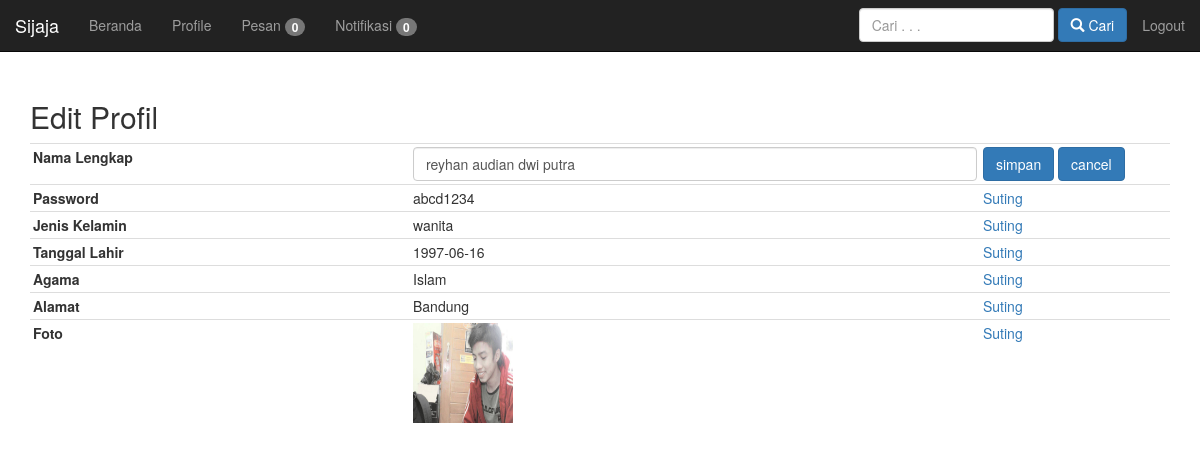
/edit_nama.php (signed in), run on an earlier commit of the app's database.
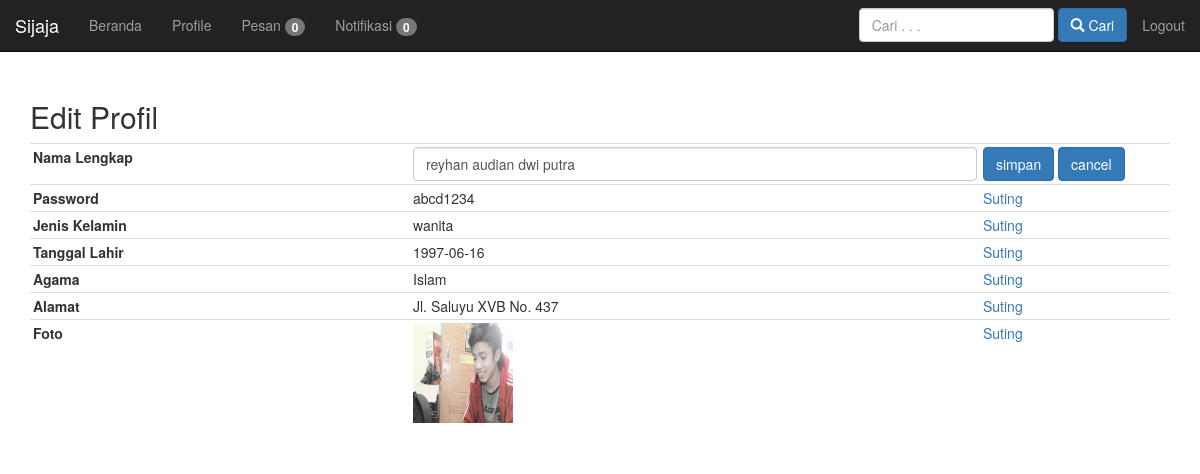
And on a later commit of the database.
### tables this page shows
CREATE TABLE `profile` (
  `email` varchar(30) NOT NULL,
  `password` varchar(30) NOT NULL,
  `nama_lengkap` varchar(40) NOT NULL,
  `jenis_kelamin` varchar(10) DEFAULT NULL,
  `tgl_lahir` date DEFAULT NULL,
  `agama` varchar(15) DEFAULT NULL,
  `alamat` varchar(70) DEFAULT NULL,
  `foto` varchar(100) NOT NULL
);

### edit_nama.php (the view, shortened to what this page needs)
<?php
	require('header.php');
	$link = koneksi_db();
	$sql = "select * from profile where email='".$_SESSION['s_email']."';";
	$res = mysqli_query($link,$sql);
	$data = mysqli_fetch_array($res);
	$sql_notifikasi = "select * from pesan where email_penerima='".$_SESSION['s_email']."' and status='belum';";
	$hasil_notif = mysqli_query($link,$sql_notifikasi);
	$notif = mysqli_num_rows($hasil_notif);
	$sql_notif_teman = "SELECT * FROM friend where email2='".$_SESSION['s_email']."' and konfirmasi='belum';";
	$hasil_notif_teman = mysqli_query($link,$sql_notif_teman);
	$notif_teman = mysqli_num_rows($hasil_notif_teman);
?>
<nav class="navbar navbar-inverse navbar-fixed-top">
	<div class="navbar-header">
		<a href="beranda.php" class="navbar-brand">Sijaja</a>
	</div>
	<div class="collapse navbar-collapse navbar-left" id="target-list">
		<ul class="nav navbar-nav">
			<li><a href="beranda.php">Beranda</a></li>
			<li><a href="profile.php?id=<?php echo $_SESSION['s_email']; ?>&tampil=tentang">Profile</a></li>
			<li><a href="pesan.php">Pesan <span class="badge"><?php echo $notif ?></span></a>
  			</li>
  			<li><a href="notifikasi.php">Notifikasi <span class="badge"><?php echo $notif_teman;?></span></a>
  			</li>
		</ul>
	</div>
	<div class="collapse navbar-collapse pull-right" id="target-list">
		<ul class="nav navbar-nav">
			<li><a href="logout.php">Logout</a></li>
		</ul>
	</div>
	<form role="search" class="navbar-form navbar-right" action="cari.php" method="post" enctype="multipart/form-data">
		<div class="form-group">
			<input type="text" class="form-control" placeholder="Cari . . ." name="cari">
			<button type="submit" name="tombol" class="btn btn-primary"><span class="glyphicon glyphicon-search" aria-hidden="true"></span> Cari</button>
		</div>
	</form>
</nav>
<br>
<br>
<br>
<br>
<div class="container">
	<h2>Edit Profil</h2>
	<table class="table">
		<tr>
			<td class="col-md-4"><strong>Nama Lengkap</strong></td>
				<form action="" enctype="multipart/form-data" method="post">
					<td class="col-md-6">
						<input type="text" class="form-control" name="nama_lengkap" value="<?php echo $data['nama_lengkap']; ?>" placeholder="Nama lengkap"/>
					</td>
					<td class="col-md-2">
						<input type="submit" class="btn btn-primary" name="submit" value="simpan">
						<input type="submit" class="btn btn-primary" name="cancel" value="cancel">
					</td>
				</form>
		</tr>
		<tr>
			<td class="col-md-4"><strong>Password</strong></td>
			<td class="col-md-6"><?php echo $data['password']; ?></td>
			<td class="col-md-2"><a href="edit_password.php">Suting</a></td>
		</tr>
		<tr>
			<td class="col-md-4"><strong>Jenis Kelamin</strong></td>
			<td class="col-md-6"><?php echo $data['jenis_kelamin']; ?></td>
			<td class="col-md-2"><a href="edit_jk.php">Suting</a></td>
		</tr>
		<tr>
			<td class="col-md-4"><strong>Tanggal Lahir</strong></td>
			<td class="col-md-6"><?php echo $data['tgl_lahir']; ?></td>
			<td class="col-md-2"><a href="edit_tgl_lahir.php">Suting</a></td>
		</tr>
		<tr>
			<td class="col-md-4"><strong>Agama</strong></td>
			<td class="col-md-6"><?php echo $data['agama']; ?></td>
			<td class="col-md-2"><a href="edit_agama.php">Suting</a></td>
		</tr>
		<tr>
			<td class="col-md-4"><strong>Alamat</strong></td>
			<td class="col-md-6"><?php echo $data['alamat']; ?></td>
			<td class="col-md-2"><a href="edit_alamat.php">Suting</a></td>
		</tr>
		<tr>
			<td class="col-md-4"><strong>Foto</strong></td>
			<td class="col-md-6"><img src="gambar/<?php echo $data['foto']; ?>" width="100" height="100"></td>
			<td class="col-md-2"><a href="edit_foto.php">Suting</a></td>
		</tr>
	</table>
</div>
<?php require('footer.php'); ?>

What changed in the data, as far as the page shows it:
changed profile "abcd1234": alamat "Bandung" → "Jl. Saluyu XVB No. 437"
